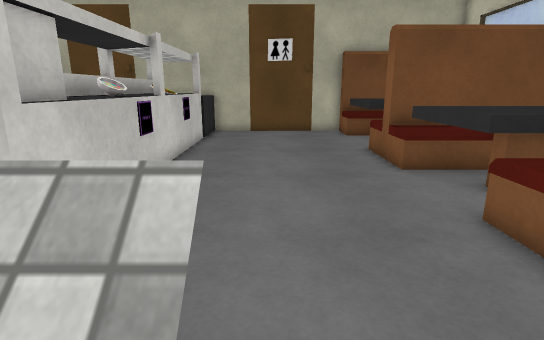
view 1 (above)

16 first-person views from a walk through a 3-D level made in the Unity game engine. The camera is 1.2 m above the floor, tilts 14° down and sees 80° across. The floor is counted in squares, 0.5 m on a side. Each view is taken from the middle of a square. On the plan, view 1 faces up. The plan holds only what a view shows up to about 20 squares ahead; the rest is blank. The place goes on beyond the plan. The player is left out. Some surface patterns are stand-ins.

view 2
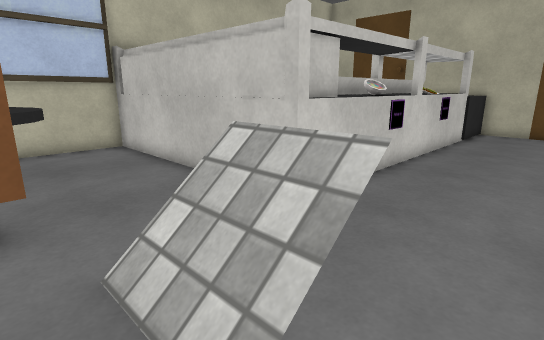

view 3
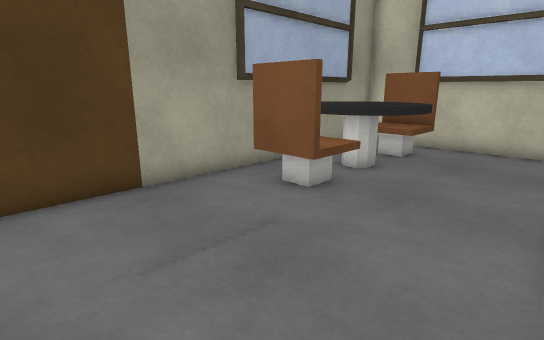

view 4
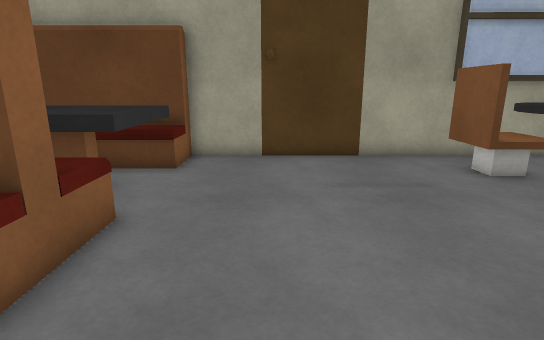

view 5
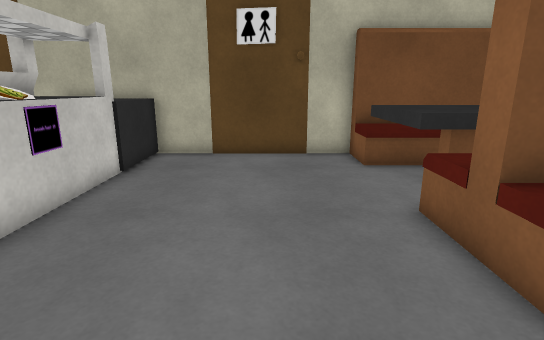

view 6
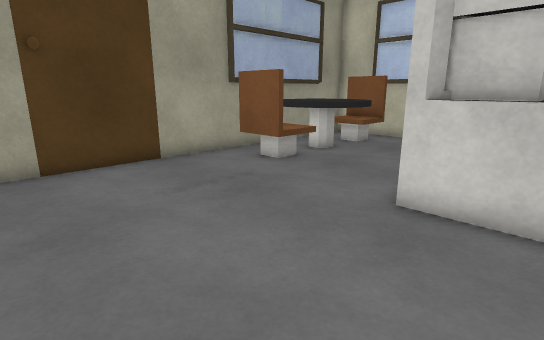

view 7
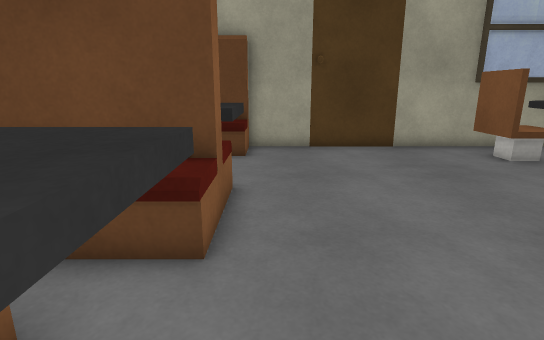

view 8
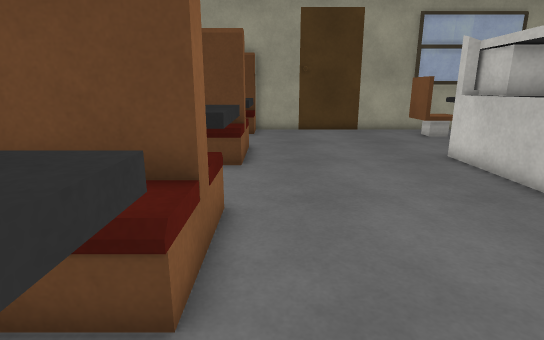

view 9
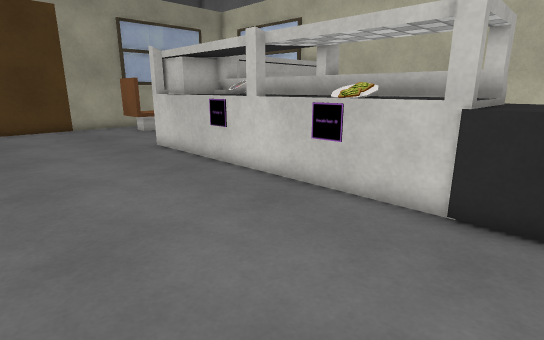

view 10
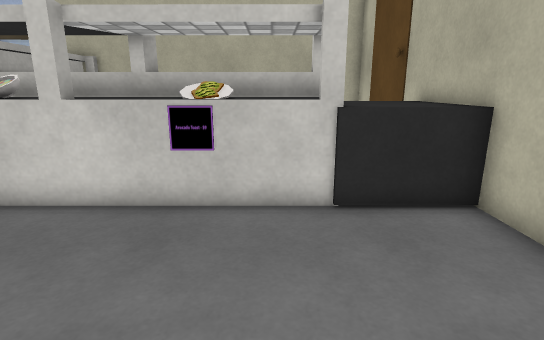

view 11
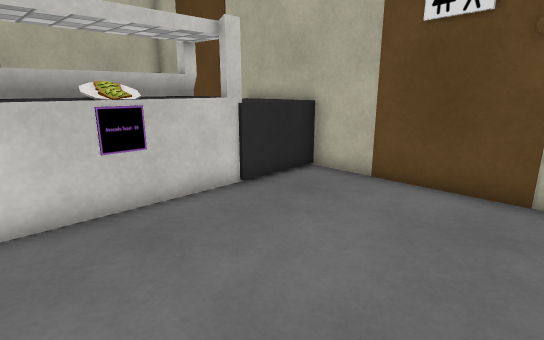

view 12
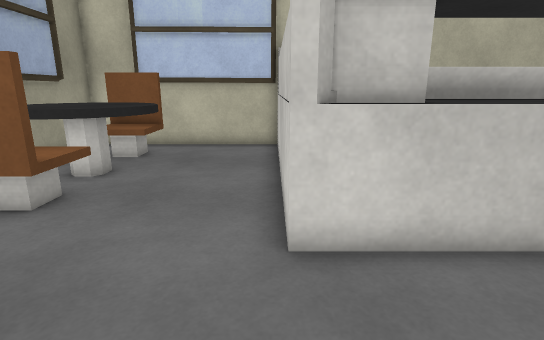

view 13
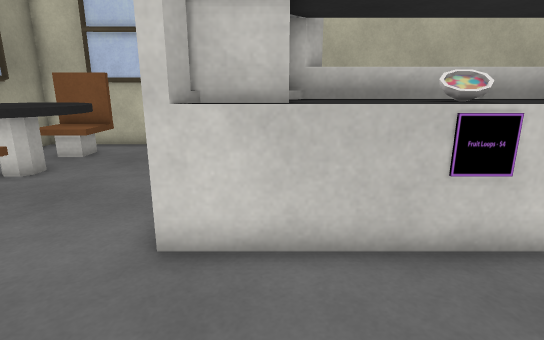

view 14
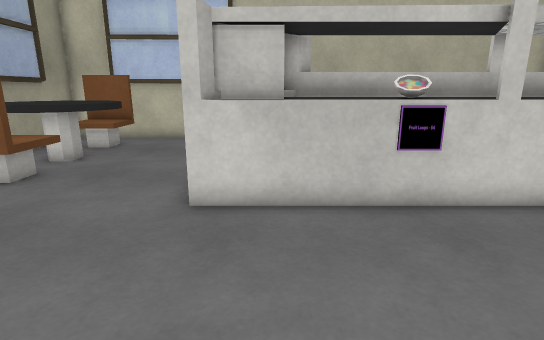

view 15
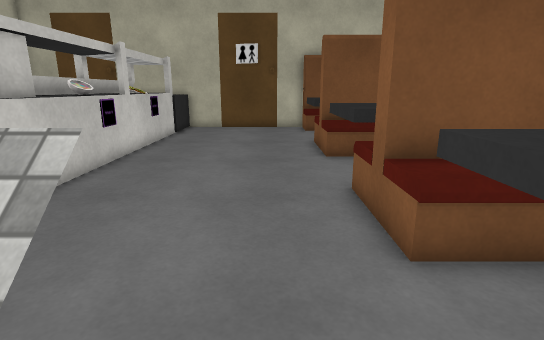

view 16
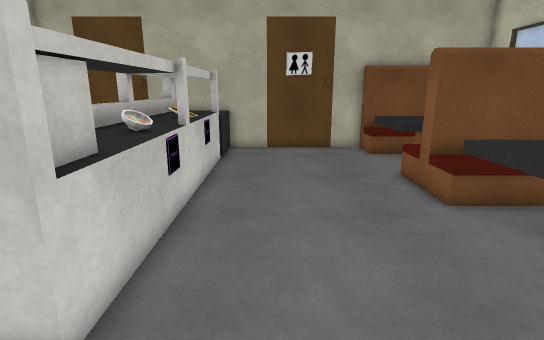

### Floor plan
Key: @ floor where view 1 was taken; # wall or solid block; . main floor; : floor 0.5 m higher than the main floor; + floor 1 m higher than the main floor; / step, stairs or slope; = window, fence, low wall or low ledge; ^ raised ledge; v drop or lower ground; B block; O other object.
Columns run from 14 left of view 1 to 6 right of it. Each row starts with its distance up from view 1.
 19  ######BBBBB#########
 18  #      BBBB......^^^
 17  #      BBBB......^^^
 16  #      ####......^^^
 15  #      ^##=......^^^
 14  #      ^##=......^^
 13  #      ^##=......^^^
 12  #      ###=......^^^
 11  #      ^###......^##
 10  #      ^##=......^^^
  9  #      ^##=......^^^
  8  #      ^##=......^^^
  7  #      ###=......^^^
  6 ###########=......^^^
  5           ##......^^
  4 OO^^^^^^^^#.......###
  3 OO................^^
  2 OO.........=#=....^^^
  1 OO...==....///....^^^
  0 OO#.=++v......@...^^^
 -1 OO=:++++:=........^^^
 -2 OO=:/+++:=........^^^
 -3  #.. =vv..........^^^
 -4  ##################

Where each view was taken, in squares from view 1:
view 1: 0 up, 0 right, facing up
view 2: 1 down, 1 right, facing up-left
view 3: 4 up, 1 right, facing down-left
view 4: 8 up, 1 right, facing down
view 5: 7 up, 1 right, facing up
view 6: 7 up, 3 right, facing down-left
view 7: 10 up, 3 right, facing down
view 8: 16 up, 3 right, facing down
view 9: 18 up, 3 right, facing down-left
view 10: 15 up, 3 right, facing left
view 11: 11 up, 3 right, facing up-left
view 12: 4 up, 1 right, facing left
view 13: 6 up, 1 right, facing left
view 14: 6 up, 3 right, facing left
view 15: 2 down, 2 right, facing up
view 16: 1 up, 1 left, facing up
